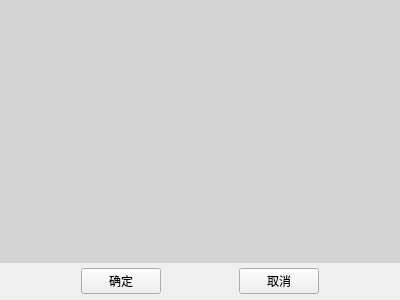
<?xml version="1.0" encoding="UTF-8"?>
<ui version="4.0">
 <class>ModeChange</class>
 <widget class="QWidget" name="ModeChange">
  <property name="geometry">
   <rect>
    <x>0</x>
    <y>0</y>
    <width>400</width>
    <height>300</height>
   </rect>
  </property>
  <property name="windowTitle">
   <string>操作方式转换</string>
  </property>
  <layout class="QVBoxLayout" name="verticalLayout_2" stretch="7,1">
   <property name="spacing">
    <number>0</number>
   </property>
   <property name="leftMargin">
    <number>0</number>
   </property>
   <property name="topMargin">
    <number>0</number>
   </property>
   <property name="rightMargin">
    <number>0</number>
   </property>
   <property name="bottomMargin">
    <number>0</number>
   </property>
   <item>
    <widget class="QWidget" name="widget" native="true">
     <property name="styleSheet">
      <string notr="true">background-color: rgb(212, 212, 212);</string>
     </property>
    </widget>
   </item>
   <item>
    <widget class="QWidget" name="widget_2" native="true">
     <layout class="QHBoxLayout" name="horizontalLayout">
      <property name="topMargin">
       <number>0</number>
      </property>
      <property name="bottomMargin">
       <number>0</number>
      </property>
      <item>
       <spacer name="horizontalSpacer">
        <property name="orientation">
         <enum>Qt::Horizontal</enum>
        </property>
        <property name="sizeHint" stdset="0">
         <size>
          <width>63</width>
          <height>20</height>
         </size>
        </property>
       </spacer>
      </item>
      <item>
       <widget class="QPushButton" name="pushButton">
        <property name="text">
         <string>确定</string>
        </property>
       </widget>
      </item>
      <item>
       <spacer name="horizontalSpacer_2">
        <property name="orientation">
         <enum>Qt::Horizontal</enum>
        </property>
        <property name="sizeHint" stdset="0">
         <size>
          <width>64</width>
          <height>20</height>
         </size>
        </property>
       </spacer>
      </item>
      <item>
       <widget class="QPushButton" name="pushButton_2">
        <property name="text">
         <string>取消</string>
        </property>
       </widget>
      </item>
      <item>
       <spacer name="horizontalSpacer_3">
        <property name="orientation">
         <enum>Qt::Horizontal</enum>
        </property>
        <property name="sizeHint" stdset="0">
         <size>
          <width>63</width>
          <height>20</height>
         </size>
        </property>
       </spacer>
      </item>
     </layout>
    </widget>
   </item>
  </layout>
 </widget>
 <resources/>
 <connections/>
</ui>
